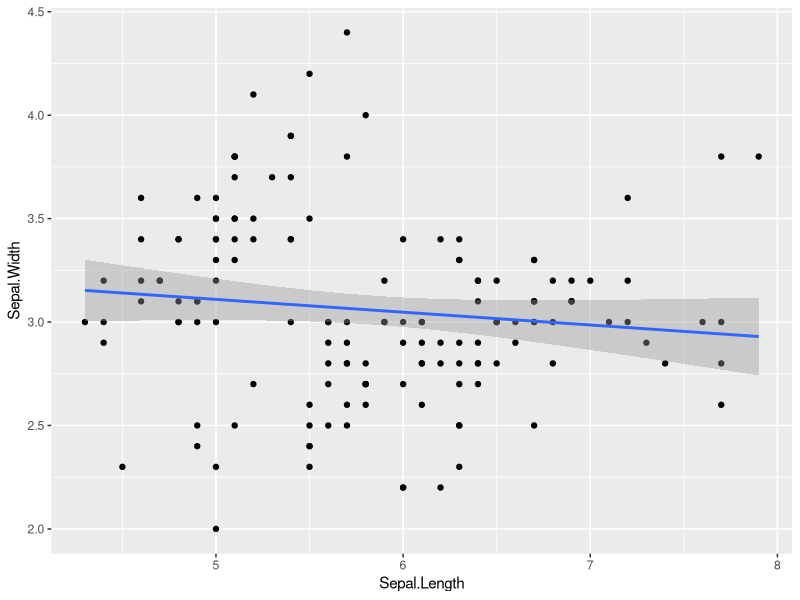
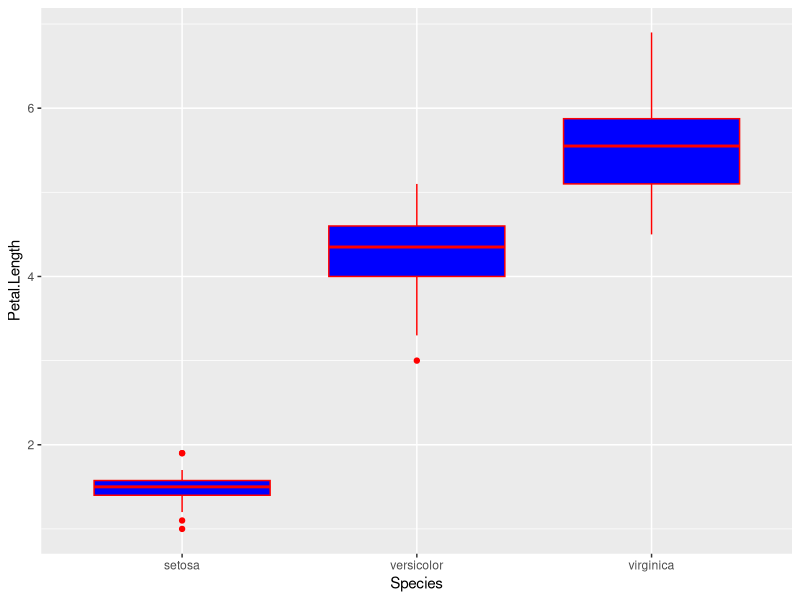
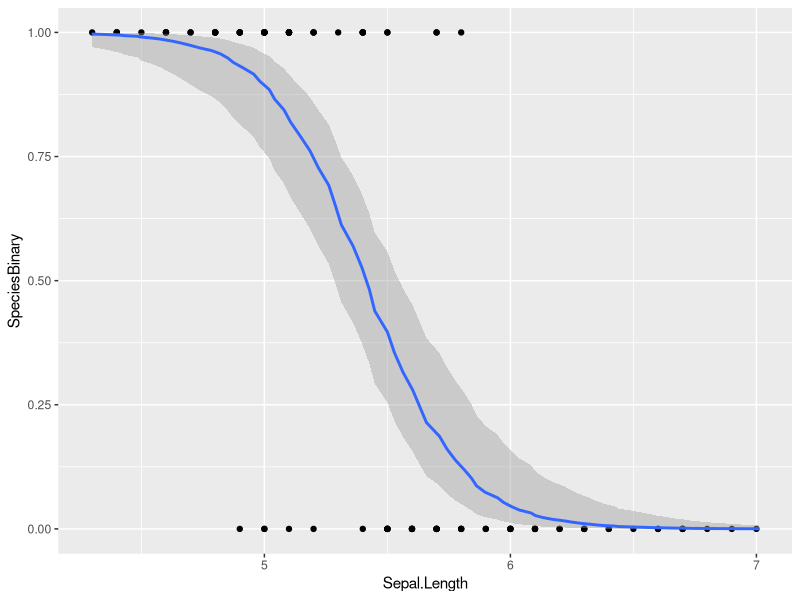
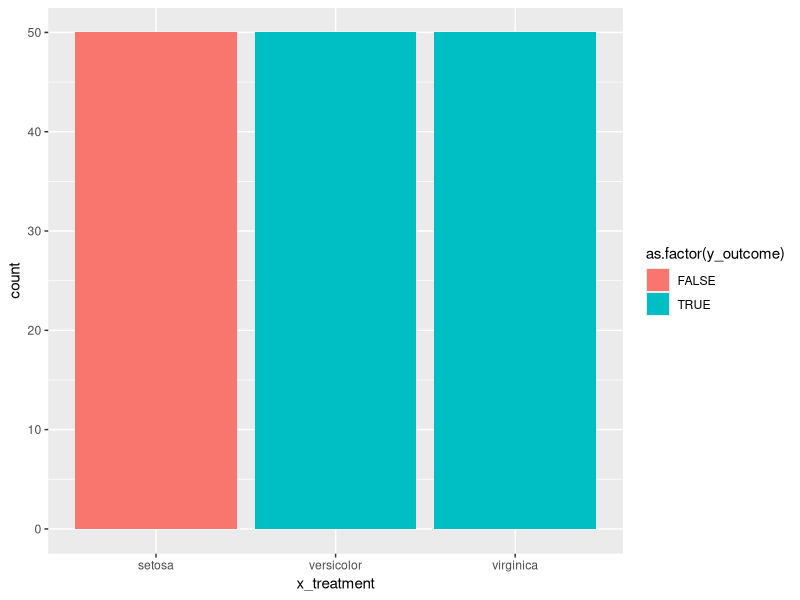

The R script that drew these images, in order:
## ---- chunk 1
# Loading the ggplot2 library
library(tidyverse)
data <- iris

# Question 1: Continuous X, Continuous Y
## ---- chunk 2
conX_conY <- ggplot(data = data) +
  aes(x = Sepal.Length, y = Sepal.Width) +
  geom_point() + 
  geom_smooth(method = "lm")
print(conX_conY)

## ---- chunk 3


disXconY <- ggplot(data = data) +
  aes(x = Species, y = Petal.Length) +
  geom_boxplot(fill = "blue", color = "red")

disXconY
## ---- chunk 4
conX_disY <- data |>
    filter(data$Species != "virginica") |>
    mutate("SpeciesBinary" = Species == "setosa") 

conX_disY$SpeciesBinary <- as.numeric(conX_disY$SpeciesBinary)

con_dis <- ggplot(data = conX_disY) +
    aes(x = Sepal.Length , y = SpeciesBinary) +
    geom_point() +
    stat_smooth(position = "jitter", method = "glm", method.args = list(family = "binomial"))

print(con_dis)
## ---- chunk 5
disX_disY <- data |>
    mutate(data, newPetal = Petal.Length >= 3)
x_treatment <- disX_disY$Species
y_outcome <- disX_disY$newPetal
summary_data <- data.frame(x_treatment, y_outcome)

disXdisY <- ggplot(data = summary_data) +
  aes(x = x_treatment) +
  geom_bar(aes(fill = as.factor(y_outcome)))

print(disXdisY)
